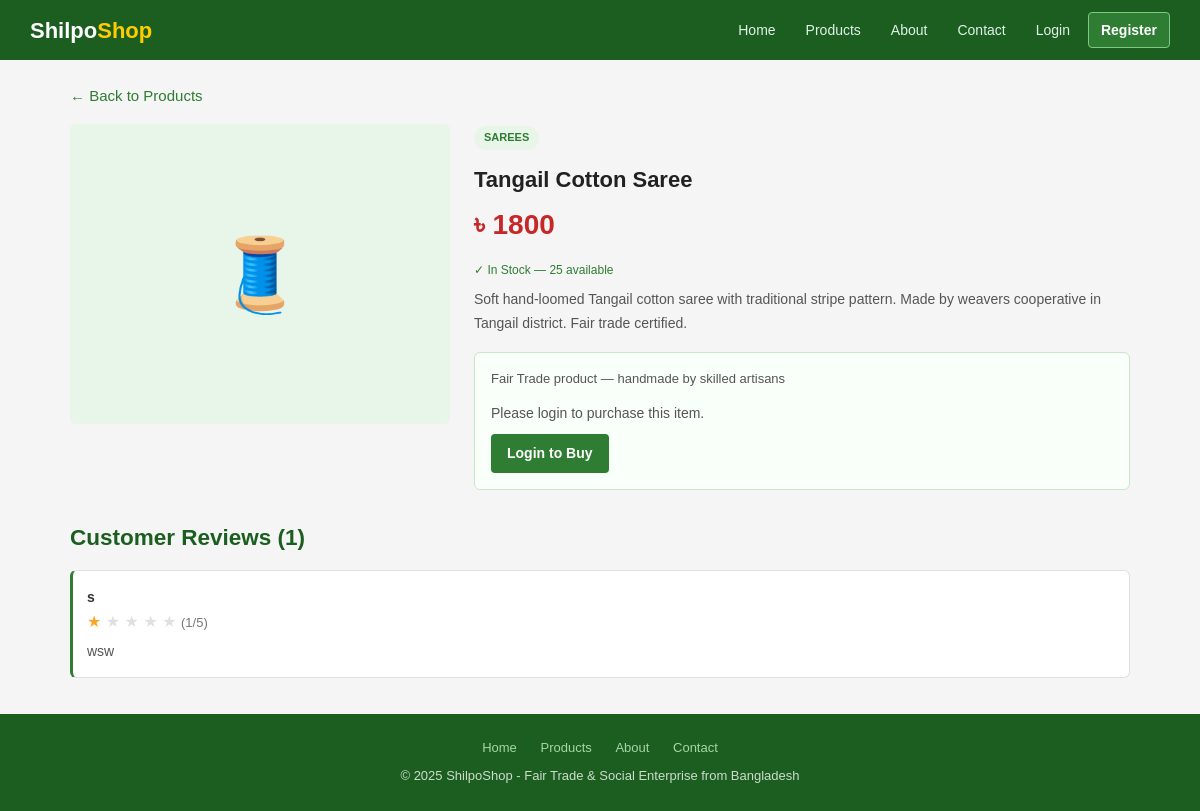
Screenshot of /products/2/ with the database file from the repository.
### products_app/models.py (models this page shows, shortened)
class Product(models.Model):
    category = models.ForeignKey(
        Category,
        on_delete=models.CASCADE
    )
    product_name = models.CharField(
        max_length=200
    )
    description = models.TextField()
    price = models.IntegerField()
    stock = models.IntegerField(
        default=0
    )
    image = models.ImageField(
        upload_to='products/',
        blank=True,
        null=True
    )

class Category(models.Model):
    name = models.CharField(
        max_length=100
    )

### reviews_app/models.py (models this page shows, shortened)
class Review(models.Model):
    RATING_CHOICES = [
        (1, '1 Star'),
        (2, '2 Star'),
        (3, '3 Star'),
        (4, '4 Star'),
        (5, '5 Star'),
    ]
    user = models.ForeignKey(
        User,
        on_delete=models.CASCADE
    )
    product = models.ForeignKey(
        Product,
        on_delete=models.CASCADE
    )
    rating = models.IntegerField(
        choices=RATING_CHOICES
    )
    comment = models.TextField()

### products_app/views.py (the view)
def product_detail(request, id):
    product = get_object_or_404(Product, id=id)
    reviews = product.review_set.all()
    return render(request, 'products_app/product_detail.html', {
        'product': product,
        'reviews': reviews,
    })

### templates/products_app/product_detail.html (shortened to what this page needs)
{% extends 'base.html' %}
{% block content %}
<p style="margin-bottom:16px;">
    <a href="{% url 'product_list' %}">&larr; Back to Products</a>
</p>
<div class="detail-layout">
    <div>
        {% if product.image %}
            <img src="{{ product.image.url }}" alt="{{ product.product_name }}" class="detail-img">
        {% else %}
            <div class="detail-img-placeholder">
                {% if product.category.name == "Sarees" %}&#129525;
                {% elif product.category.name == "Jewelry" %}&#128142;
                {% elif product.category.name == "Pottery" %}&#129984;
                {% elif product.category.name == "Leather Goods" %}&#128092;
                {% elif product.category.name == "Nakshikantha Embroidery" %}&#129718;
                {% elif product.category.name == "Home Decor" %}&#127968;
                {% elif product.category.name == "Panjabis" %}&#128084;
                {% else %}&#127873;
                {% endif %}
            </div>
        {% endif %}
    </div>
    <div class="detail-info">
        <div class="detail-category">{{ product.category.name }}</div>
        <h1>{{ product.product_name }}</h1>
        <div class="detail-price">&#2547; {{ product.price }}</div>
        <p style="font-size:14px; margin-bottom:8px;">
            {% if product.stock > 0 %}
                <span class="in-stock">&#10003; In Stock — {{ product.stock }} available</span>
            {% else %}
                <span class="out-stock">&#10005; Out of Stock</span>
            {% endif %}
        </p>
        <p class="detail-desc">{{ product.description }}</p>
        <div class="buy-box">
            <p style="font-size:13px; color:#555; margin-bottom:12px;">
                Fair Trade product — handmade by skilled artisans
            </p>
            {% if user.is_authenticated %}
                {% if product.stock > 0 %}
                    <div class="flex gap-1" style="flex-wrap:wrap;">
                        <a href="{% url 'add_to_cart' product.id %}" class="btn btn-orange">
                            Add to Cart
                        </a>
                        <a href="{% url 'create_order' product.id %}" class="btn btn-green">
                            Buy Now
                        </a>
                    </div>
                {% else %}
                    <p style="color:#c62828; font-weight:bold;">This item is out of stock.</p>
                {% endif %}
            {% else %}
                <p style="font-size:14px; margin-bottom:10px; color:#555;">
                    Please login to purchase this item.
                </p>
                <a href="{% url 'login' %}" class="btn btn-green">Login to Buy</a>
            {% endif %}
        </div>
    </div>
</div>
<h2 style="color:#1b5e20; margin-bottom:14px;">Customer Reviews ({{ reviews|length }})</h2>
{% if reviews %}
    {% for review in reviews %}
    <div class="review-card">
        <div class="review-top">
            <div>
                <span class="reviewer-name">{{ review.user.username }}</span>
                <div class="stars">
                    {% for i in "12345" %}
                        {% if forloop.counter <= review.rating %}
                            &#9733;
                        {% else %}
                            <span class="star-empty">&#9733;</span>
                        {% endif %}
                    {% endfor %}
                    <span style="font-size:13px; color:#777;">({{ review.rating }}/5)</span>
                </div>
            </div>
        </div>
        <p style="font-size:14px; color:#555;">{{ review.comment }}</p>
    </div>
    {% endfor %}
{% else %}
<div class="empty-state" style="padding:24px;">
    <p>No reviews yet. Be the first to review this product!</p>
</div>
{% endif %}
{% endblock %}

### static/style.css (style rules this page uses)
* { margin: 0; padding: 0; box-sizing: border-box; }
body { font-family: Arial, sans-serif; background-color: #f5f5f5; color: #333; font-size: 15px; line-height: 1.6; min-height: 100vh; display: flex; flex-direction: column; }
a { color: #2e7d32; text-decoration: none; }
.btn { display: inline-block; padding: 8px 16px; border-radius: 4px; font-size: 14px; font-weight: bold; border: none; cursor: pointer; text-decoration: none !important; text-align: center; transition: opacity 0.15s; }
.btn-green { background-color: #2e7d32; color: #fff !important; }
.in-stock { color: #2e7d32; font-size: 12px; margin-bottom: 8px; }
.detail-layout { display: grid; grid-template-columns: 380px 1fr; gap: 24px; margin-bottom: 30px; }
.detail-img-placeholder { width: 100%; height: 300px; background-color: #e8f5e9; border-radius: 6px; display: flex; align-items: center; justify-content: center; font-size: 72px; }
.detail-info h1 { font-size: 22px; color: #212121; margin-bottom: 6px; }
.detail-category { display: inline-block; background: #e8f5e9; color: #2e7d32; font-size: 11px; font-weight: bold; padding: 3px 10px; border-radius: 12px; text-transform: uppercase; margin-bottom: 12px; }
.detail-price { font-size: 28px; font-weight: bold; color: #c62828; margin-bottom: 10px; }
.detail-desc { font-size: 14px; color: #555; line-height: 1.7; margin-bottom: 16px; }
.buy-box { background: #f9fff9; border: 1px solid #c8e6c9; border-radius: 6px; padding: 16px; margin-top: 14px; }
.review-card { background: #fff; border: 1px solid #e0e0e0; border-left: 3px solid #2e7d32; border-radius: 6px; padding: 14px; margin-bottom: 12px; }
.review-top { display: flex; justify-content: space-between; align-items: center; margin-bottom: 6px; }
.reviewer-name { font-weight: bold; font-size: 14px; }
.stars { color: #f9a825; font-size: 16px; }
.star-empty { color: #e0e0e0; }

### rows the page displays
Product: category.name "SAREES", product_name "Tangail Cotton Saree", price "1800", stock "25", description "Soft hand-loomed Tangail cotton saree with traditional stripe pattern. Made by weavers cooperative in Tangail district. Fair trade certified."
Review: user.username "s", rating "1", comment "wsw"

### other values shown
{{ reviews|length }} "1"
